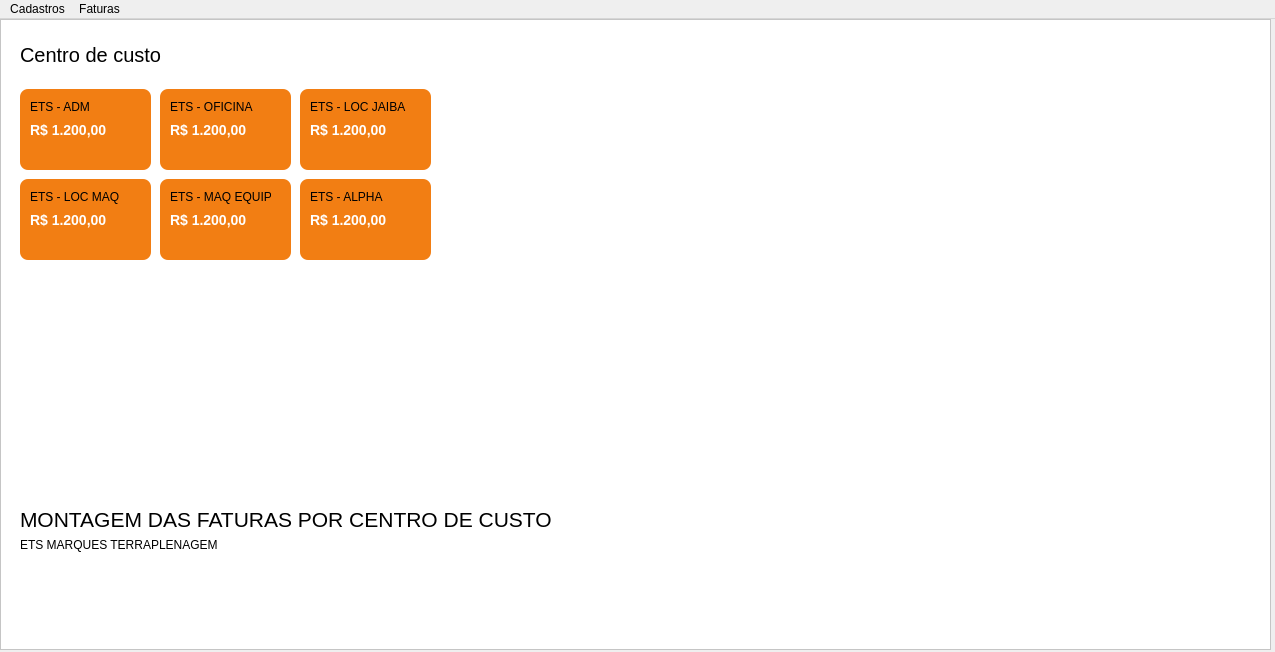
<?xml version="1.0" encoding="UTF-8"?>
<ui version="4.0">
 <class>MainWindow</class>
 <widget class="QMainWindow" name="MainWindow">
  <property name="geometry">
   <rect>
    <x>0</x>
    <y>0</y>
    <width>1275</width>
    <height>652</height>
   </rect>
  </property>
  <property name="windowTitle">
   <string>Montagem da fatura por centro de custo</string>
  </property>
  <widget class="QWidget" name="centralwidget">
   <widget class="QFrame" name="container">
    <property name="geometry">
     <rect>
      <x>0</x>
      <y>0</y>
      <width>1271</width>
      <height>631</height>
     </rect>
    </property>
    <property name="styleSheet">
     <string notr="true">#container{
background-color:white;
}</string>
    </property>
    <property name="frameShape">
     <enum>QFrame::StyledPanel</enum>
    </property>
    <property name="frameShadow">
     <enum>QFrame::Raised</enum>
    </property>
    <widget class="QFrame" name="card_1">
     <property name="geometry">
      <rect>
       <x>20</x>
       <y>70</y>
       <width>131</width>
       <height>81</height>
      </rect>
     </property>
     <property name="styleSheet">
      <string notr="true">#card_1{
background-color:#f27e13;
border-radius:8px;
}</string>
     </property>
     <property name="frameShape">
      <enum>QFrame::StyledPanel</enum>
     </property>
     <property name="frameShadow">
      <enum>QFrame::Raised</enum>
     </property>
     <widget class="QLabel" name="lblValorAdm">
      <property name="geometry">
       <rect>
        <x>10</x>
        <y>20</y>
        <width>101</width>
        <height>41</height>
       </rect>
      </property>
      <property name="font">
       <font>
        <pointsize>-1</pointsize>
        <weight>75</weight>
        <bold>true</bold>
       </font>
      </property>
      <property name="styleSheet">
       <string notr="true">#lblValorAdm{
color:#ffffff;
font-weight:bold;
font-size:14px;
}</string>
      </property>
      <property name="text">
       <string>R$ 1.200,00</string>
      </property>
     </widget>
     <widget class="QLabel" name="label">
      <property name="geometry">
       <rect>
        <x>10</x>
        <y>10</y>
        <width>61</width>
        <height>16</height>
       </rect>
      </property>
      <property name="text">
       <string>ETS - ADM</string>
      </property>
     </widget>
    </widget>
    <widget class="QFrame" name="card_2">
     <property name="geometry">
      <rect>
       <x>160</x>
       <y>70</y>
       <width>131</width>
       <height>81</height>
      </rect>
     </property>
     <property name="styleSheet">
      <string notr="true">#card_2{
background-color:#f27e13;
border-radius:8px;
}</string>
     </property>
     <property name="frameShape">
      <enum>QFrame::StyledPanel</enum>
     </property>
     <property name="frameShadow">
      <enum>QFrame::Raised</enum>
     </property>
     <widget class="QLabel" name="lblValorOficina">
      <property name="geometry">
       <rect>
        <x>10</x>
        <y>20</y>
        <width>101</width>
        <height>41</height>
       </rect>
      </property>
      <property name="font">
       <font>
        <pointsize>-1</pointsize>
        <weight>75</weight>
        <bold>true</bold>
       </font>
      </property>
      <property name="styleSheet">
       <string notr="true">#lblValorOficina{
color:#ffffff;
font-weight:bold;
font-size:14px;
}</string>
      </property>
      <property name="text">
       <string>R$ 1.200,00</string>
      </property>
     </widget>
     <widget class="QLabel" name="label_2">
      <property name="geometry">
       <rect>
        <x>10</x>
        <y>10</y>
        <width>91</width>
        <height>16</height>
       </rect>
      </property>
      <property name="text">
       <string>ETS - OFICINA</string>
      </property>
     </widget>
    </widget>
    <widget class="QFrame" name="card_3">
     <property name="geometry">
      <rect>
       <x>300</x>
       <y>70</y>
       <width>131</width>
       <height>81</height>
      </rect>
     </property>
     <property name="styleSheet">
      <string notr="true">#card_3{
background-color:#f27e13;
border-radius:8px;
}</string>
     </property>
     <property name="frameShape">
      <enum>QFrame::StyledPanel</enum>
     </property>
     <property name="frameShadow">
      <enum>QFrame::Raised</enum>
     </property>
     <widget class="QLabel" name="label_3">
      <property name="geometry">
       <rect>
        <x>10</x>
        <y>10</y>
        <width>101</width>
        <height>16</height>
       </rect>
      </property>
      <property name="text">
       <string>ETS - LOC JAIBA</string>
      </property>
     </widget>
     <widget class="QLabel" name="lblValorLocJaiba">
      <property name="geometry">
       <rect>
        <x>10</x>
        <y>20</y>
        <width>101</width>
        <height>41</height>
       </rect>
      </property>
      <property name="font">
       <font>
        <pointsize>-1</pointsize>
        <weight>75</weight>
        <bold>true</bold>
       </font>
      </property>
      <property name="styleSheet">
       <string notr="true">#lblValorLocJaiba{
color:#ffffff;
font-weight:bold;
font-size:14px;
}</string>
      </property>
      <property name="text">
       <string>R$ 1.200,00</string>
      </property>
     </widget>
    </widget>
    <widget class="QLabel" name="label_4">
     <property name="geometry">
      <rect>
       <x>20</x>
       <y>480</y>
       <width>571</width>
       <height>41</height>
      </rect>
     </property>
     <property name="font">
      <font>
       <pointsize>16</pointsize>
      </font>
     </property>
     <property name="text">
      <string>MONTAGEM DAS FATURAS POR CENTRO DE CUSTO</string>
     </property>
    </widget>
    <widget class="QLabel" name="lblDataSistema">
     <property name="geometry">
      <rect>
       <x>20</x>
       <y>510</y>
       <width>331</width>
       <height>31</height>
      </rect>
     </property>
     <property name="text">
      <string>ETS MARQUES TERRAPLENAGEM </string>
     </property>
    </widget>
    <widget class="QFrame" name="card_4">
     <property name="geometry">
      <rect>
       <x>300</x>
       <y>160</y>
       <width>131</width>
       <height>81</height>
      </rect>
     </property>
     <property name="styleSheet">
      <string notr="true">#card_4{
background-color:#f27e13;
border-radius:8px;
}</string>
     </property>
     <property name="frameShape">
      <enum>QFrame::StyledPanel</enum>
     </property>
     <property name="frameShadow">
      <enum>QFrame::Raised</enum>
     </property>
     <widget class="QLabel" name="label_6">
      <property name="geometry">
       <rect>
        <x>10</x>
        <y>10</y>
        <width>101</width>
        <height>16</height>
       </rect>
      </property>
      <property name="text">
       <string>ETS - ALPHA</string>
      </property>
     </widget>
     <widget class="QLabel" name="lblValorAlpha">
      <property name="geometry">
       <rect>
        <x>10</x>
        <y>20</y>
        <width>101</width>
        <height>41</height>
       </rect>
      </property>
      <property name="font">
       <font>
        <pointsize>-1</pointsize>
        <weight>75</weight>
        <bold>true</bold>
       </font>
      </property>
      <property name="styleSheet">
       <string notr="true">#lblValorAlpha{
color:#ffffff;
font-weight:bold;
font-size:14px;
}</string>
      </property>
      <property name="text">
       <string>R$ 1.200,00</string>
      </property>
     </widget>
    </widget>
    <widget class="QFrame" name="card_5">
     <property name="geometry">
      <rect>
       <x>20</x>
       <y>160</y>
       <width>131</width>
       <height>81</height>
      </rect>
     </property>
     <property name="styleSheet">
      <string notr="true">#card_5{
background-color:#f27e13;
border-radius:8px;
}</string>
     </property>
     <property name="frameShape">
      <enum>QFrame::StyledPanel</enum>
     </property>
     <property name="frameShadow">
      <enum>QFrame::Raised</enum>
     </property>
     <widget class="QLabel" name="label_7">
      <property name="geometry">
       <rect>
        <x>10</x>
        <y>10</y>
        <width>101</width>
        <height>16</height>
       </rect>
      </property>
      <property name="text">
       <string>ETS - LOC MAQ</string>
      </property>
     </widget>
     <widget class="QLabel" name="lblValorLocMaq">
      <property name="geometry">
       <rect>
        <x>10</x>
        <y>20</y>
        <width>101</width>
        <height>41</height>
       </rect>
      </property>
      <property name="font">
       <font>
        <pointsize>-1</pointsize>
        <weight>75</weight>
        <bold>true</bold>
       </font>
      </property>
      <property name="styleSheet">
       <string notr="true">#lblValorLocMaq{
color:#ffffff;
font-weight:bold;
font-size:14px;
}</string>
      </property>
      <property name="text">
       <string>R$ 1.200,00</string>
      </property>
     </widget>
    </widget>
    <widget class="QFrame" name="card_6">
     <property name="geometry">
      <rect>
       <x>160</x>
       <y>160</y>
       <width>131</width>
       <height>81</height>
      </rect>
     </property>
     <property name="styleSheet">
      <string notr="true">#card_6{
background-color:#f27e13;
border-radius:8px;
}</string>
     </property>
     <property name="frameShape">
      <enum>QFrame::StyledPanel</enum>
     </property>
     <property name="frameShadow">
      <enum>QFrame::Raised</enum>
     </property>
     <widget class="QLabel" name="label_8">
      <property name="geometry">
       <rect>
        <x>10</x>
        <y>10</y>
        <width>101</width>
        <height>16</height>
       </rect>
      </property>
      <property name="text">
       <string>ETS - MAQ EQUIP</string>
      </property>
     </widget>
     <widget class="QLabel" name="lblValorMaqEquip">
      <property name="geometry">
       <rect>
        <x>10</x>
        <y>20</y>
        <width>101</width>
        <height>41</height>
       </rect>
      </property>
      <property name="font">
       <font>
        <pointsize>-1</pointsize>
        <weight>75</weight>
        <bold>true</bold>
       </font>
      </property>
      <property name="styleSheet">
       <string notr="true">#lblValorMaqEquip{
color:#ffffff;
font-weight:bold;
font-size:14px;
}</string>
      </property>
      <property name="text">
       <string>R$ 1.200,00</string>
      </property>
     </widget>
    </widget>
    <widget class="QLabel" name="label_9">
     <property name="geometry">
      <rect>
       <x>620</x>
       <y>40</y>
       <width>551</width>
       <height>501</height>
      </rect>
     </property>
     <property name="text">
      <string/>
     </property>
     <property name="pixmap">
      <pixmap>../undraw_Visionary_technology_re_jfp7.png</pixmap>
     </property>
     <property name="scaledContents">
      <bool>true</bool>
     </property>
    </widget>
    <widget class="QLabel" name="label_10">
     <property name="geometry">
      <rect>
       <x>20</x>
       <y>20</y>
       <width>381</width>
       <height>31</height>
      </rect>
     </property>
     <property name="font">
      <font>
       <pointsize>15</pointsize>
      </font>
     </property>
     <property name="text">
      <string>Centro de custo</string>
     </property>
    </widget>
    <zorder>label_9</zorder>
    <zorder>card_1</zorder>
    <zorder>card_2</zorder>
    <zorder>card_3</zorder>
    <zorder>label_4</zorder>
    <zorder>lblDataSistema</zorder>
    <zorder>card_4</zorder>
    <zorder>card_5</zorder>
    <zorder>card_6</zorder>
    <zorder>label_10</zorder>
   </widget>
  </widget>
  <widget class="QMenuBar" name="menubar">
   <property name="geometry">
    <rect>
     <x>0</x>
     <y>0</y>
     <width>1275</width>
     <height>21</height>
    </rect>
   </property>
   <widget class="QMenu" name="menuCadastros">
    <property name="title">
     <string>Cadastros</string>
    </property>
    <addaction name="btnCadCredores"/>
    <addaction name="btnCadCartao"/>
    <addaction name="btnCadCentro"/>
    <addaction name="btnLancarCompra"/>
    <addaction name="btnSair"/>
   </widget>
   <widget class="QMenu" name="menuFaturas">
    <property name="title">
     <string>Faturas</string>
    </property>
    <addaction name="btnItau"/>
    <addaction name="btnBrasil"/>
    <addaction name="btnBradesco"/>
   </widget>
   <addaction name="menuCadastros"/>
   <addaction name="menuFaturas"/>
  </widget>
  <action name="btnCadCredores">
   <property name="text">
    <string>Cadastar credores</string>
   </property>
  </action>
  <action name="btnCadCartao">
   <property name="text">
    <string>Cadastrar cartão</string>
   </property>
  </action>
  <action name="btnCadCentro">
   <property name="text">
    <string>Cadastrar centro de custo</string>
   </property>
  </action>
  <action name="btnSair">
   <property name="text">
    <string>Sair</string>
   </property>
  </action>
  <action name="btnItau">
   <property name="text">
    <string>Itaú</string>
   </property>
  </action>
  <action name="btnBrasil">
   <property name="text">
    <string>Banco do brasil</string>
   </property>
  </action>
  <action name="btnBradesco">
   <property name="text">
    <string>Bradesco</string>
   </property>
  </action>
  <action name="btnLancarCompra">
   <property name="text">
    <string>Lançar compra</string>
   </property>
  </action>
 </widget>
 <resources/>
 <connections/>
</ui>
